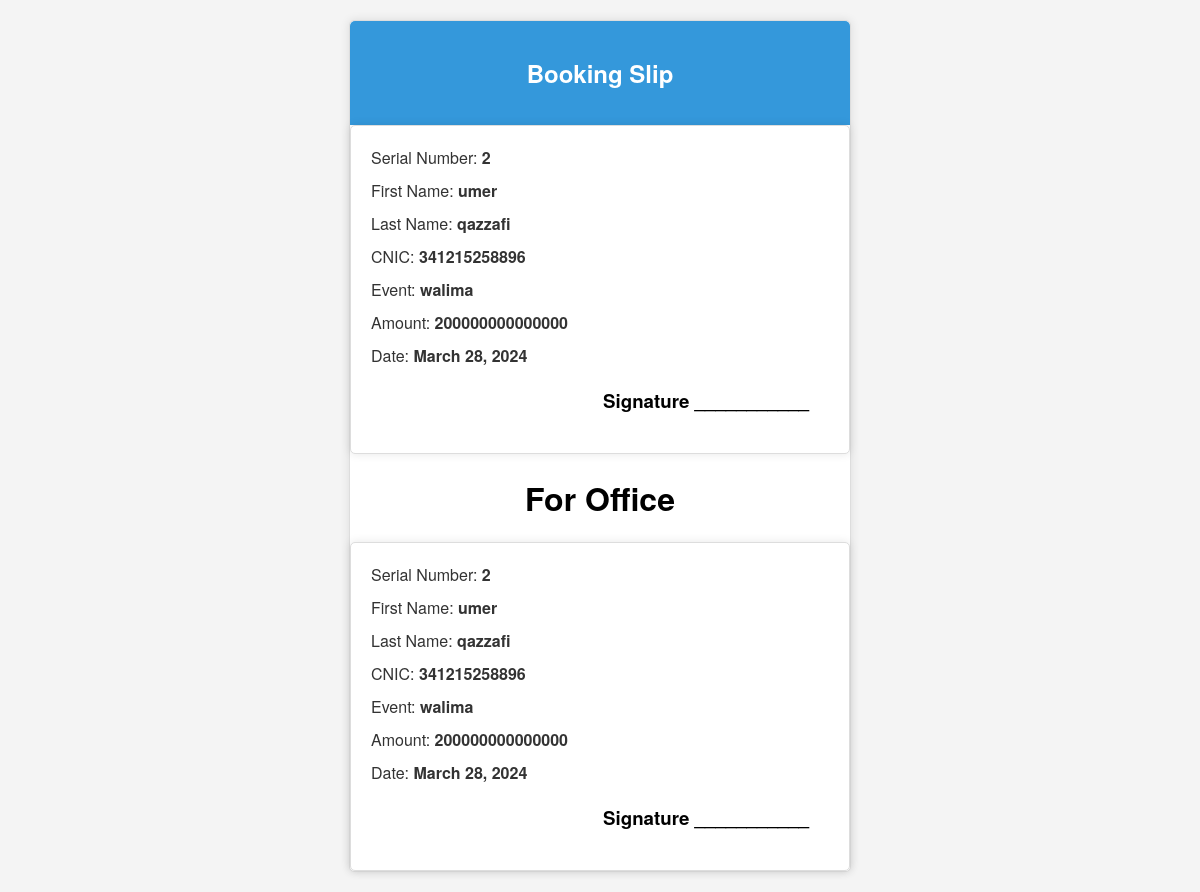
/slip/2, run on the app's committed database.
### marriageapp/models.py (models this page shows, shortened)
class Bookingss(models.Model):
    serial_number = models.IntegerField(null = True)
    fname = models.CharField(max_length=50)
    lname = models.CharField(max_length=50)
    cnic = models.CharField(max_length=50)
    events = models.CharField(max_length=50)
    amount = models.CharField(max_length= 50)
    date = models.DateField()

### marriageapp/views.py (the view)
# urls.py: path('slip/<int:serial_number>' , views.slip , name='slip'),
def slip(request, serial_number):
    data = Bookingss.objects.get(serial_number=serial_number)
    return render(request, 'slip.html', {'data': data})

### templates/slip.html (shortened to what this page needs)
<!DOCTYPE html>
<html lang="en">
  <head>
  </head>
  <body>
    <div class="slip-container">
      <div class="slip-header">
        <h2>Booking Slip</h2>
      </div>
      <div class="office">
        <a>Serial Number: <span>{{data.serial_number}}</span></a>
        <a>First Name: <span>{{data.fname}}</span></a>
        <a>Last Name: <span>{{data.lname}}</span></a>
        <a>CNIC: <span>{{data.cnic}}</span></a>
        <a>Event: <span>{{data.events}}</span></a>
        <a>Amount: <span>{{data.amount}}</span></a>
        <a>Date: <span>{{data.date}}</span></a>
        <div class="signature">
            <h3>Signature ___________</h3>
          </div>
      </div>
      <div><h1>For Office</h1></div>
      <div class="office">
        <a>Serial Number: <span>{{data.serial_number}}</span></a>
        <a>First Name: <span>{{data.fname}}</span></a>
        <a>Last Name: <span>{{data.lname}}</span></a>
        <a>CNIC: <span>{{data.cnic}}</span></a>
        <a>Event: <span>{{data.events}}</span></a>
        <a>Amount: <span>{{data.amount}}</span></a>
        <a>Date: <span>{{data.date}}</span></a>
        <div class="signature">
            <h3>Signature ___________</h3>
          </div>
      </div>
    </div>
  </body>
</html>

### templates/slip.html (style rules this page uses)
body { font-family: "Helvetica Neue", Arial, sans-serif; margin: 20px; background-color: #f4f4f4; }
.slip-container { max-width: 500px; margin: 0 auto; background-color: #fff; border: 1px solid #ddd; border-radius: 5px; box-shadow: 0 0 10px rgba(0, 0, 0, 0.1); }
.slip-header { background-color: #3498db; color: #fff; text-align: center; padding: 15px; border-top-left-radius: 5px; border-top-right-radius: 5px; }
.signature { text-align: right; margin-top: 20px; padding-right: 20px; }
.office { max-width: 500px; margin: 0 auto; background-color: #fff; border: 1px solid #ddd; border-radius: 5px; box-shadow: 0 0 10px rgba(0, 0, 0, 0.1); padding: 20px; }
.office a { display: block; margin-bottom: 10px; text-decoration: none; color: #333; }
.office a > span { font-weight: bold; }
h1 { text-align: center; }

### data on the page
Bookingss: serial_number "2", fname "umer", lname "qazzafi", cnic "341215258896", events "walima", amount "200000000000000", date "March 28, 2024"
